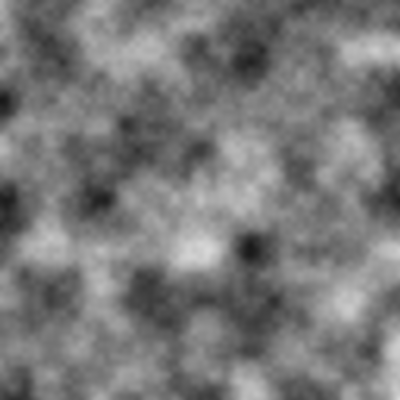
Frame 1 (no input)
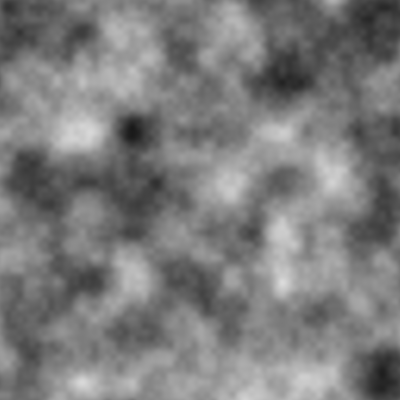
Frame 60 (no input)
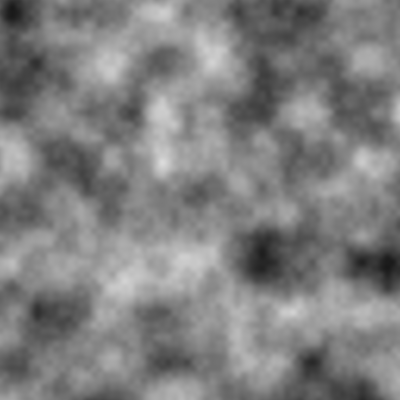
Frame 120 (the mouse pressed at the canvas centre since frame 60)

The p5.js sketch that drew these frames (run headless with seeded random() and noise() and a simulated clock; from frame 60 on, the mouse is pressed at the canvas centre):

// p5.js sketch
// ── sketch.js
let incriment = 0.02;
let patternscrollx = 0; patternscrolly = 0;
let patternscrollxspeed = 0.04; let patternscrollyspeed = 0.04;
let pause = false;

function setup() {
  createCanvas(400, 400);
}

function draw() {
  loadPixels();
  
  for (let x = 0; x < width; x++) {
    for (let y = 0; y < height; y++) {
      let noiseVal = noise(x * incriment+patternscrollx, y * incriment+patternscrolly);
      let bright = map(noiseVal, 0, 1, 0, 255);
      
      let index = (x + y * width) * 4;
      pixels[index]     = bright; // red
      pixels[index + 1] = bright; // green
      pixels[index + 2] = bright; // blue
      pixels[index + 3] = 255;    
    }
  }
  
  if(pause == false){
    patternscrollx += patternscrollxspeed;
    patternscrolly += patternscrollyspeed;
  }
  updatePixels();
}

function pauseresume(){
  pause = !pause;
}

function leftright(){
  patternscrollxspeed *= -1;
}

function updown(){
  patternscrollyspeed *= -1;
}
